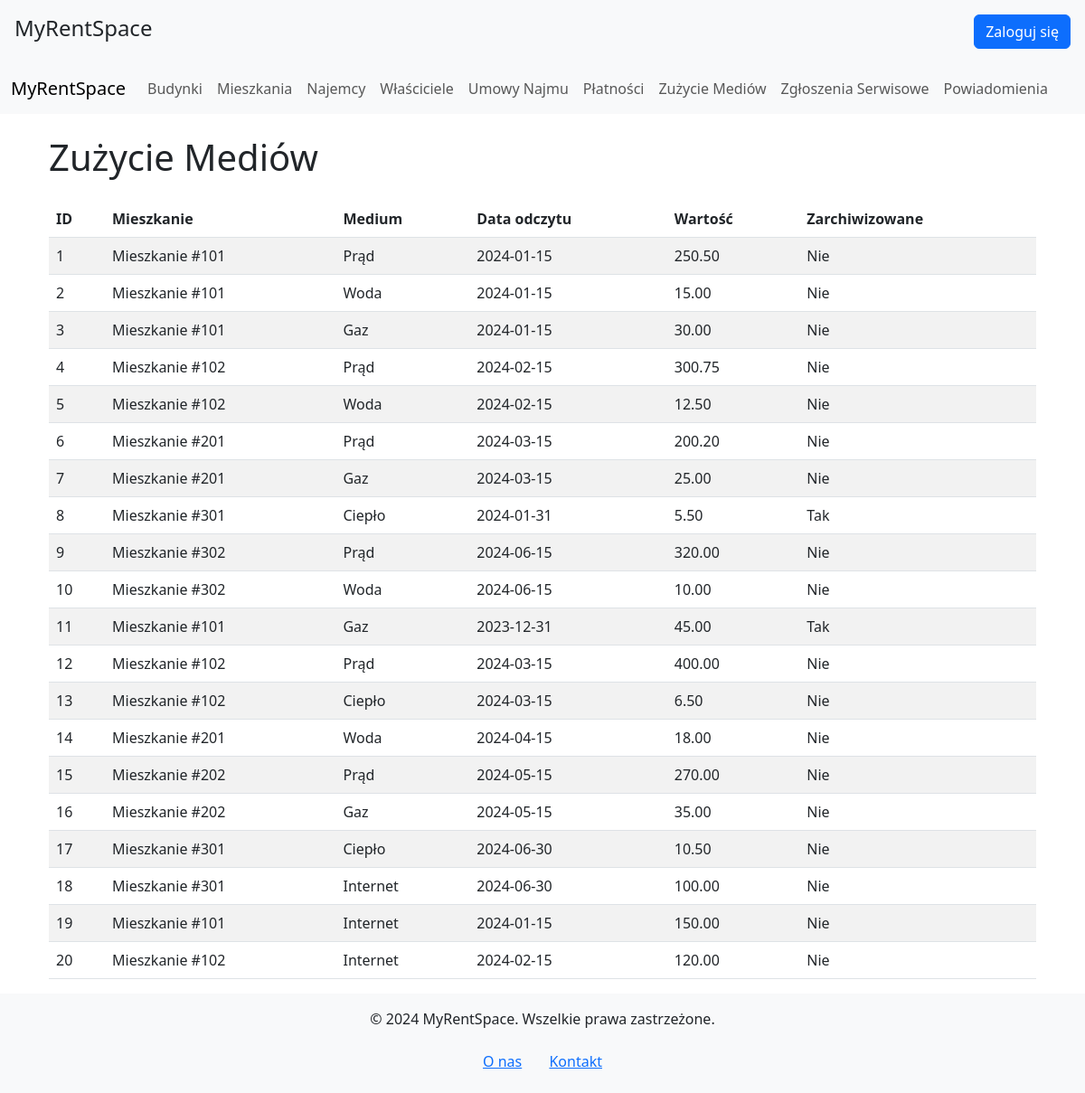
The page /index.php?view=media on the database its author committed.
### tables this page shows
CREATE TABLE `media_usage` (
  `id` int(11) NOT NULL,
  `apartment_id` int(11) NOT NULL,
  `rental_agreement_id` int(11) NOT NULL,
  `media_type_id` int(11) NOT NULL,
  `reading_date` date NOT NULL,
  `value` decimal(10,2) NOT NULL,
  `archived` tinyint(1) NOT NULL DEFAULT 0
);

CREATE TABLE `apartments` (
  `id` int(11) NOT NULL,
  `building_id` int(11) NOT NULL,
  `apartment_number` varchar(50) NOT NULL,
  `floor_number` int(11) NOT NULL,
  `size_sqm` decimal(10,2) NOT NULL,
  `status` enum('available','rented','maintenance') NOT NULL
);

CREATE TABLE `media_types` (
  `id` int(11) NOT NULL,
  `name` varchar(100) NOT NULL,
  `unit` varchar(50) NOT NULL
);

### views/media.php (the view)
<?php
include 'config/db.php';
$query = "
    SELECT mu.id, mu.reading_date, mu.value, mu.archived, a.apartment_number, mt.name AS media_name
    FROM media_usage mu
    JOIN apartments a ON mu.apartment_id = a.id
    JOIN media_types mt ON mu.media_type_id = mt.id
";
$result = $conn->query($query);
?>
<div class="container">
    <h1 class="mb-4">Zużycie Mediów</h1>
    <table class="table table-striped">
        <thead>
        <tr>
            <th>ID</th>
            <th>Mieszkanie</th>
            <th>Medium</th>
            <th>Data odczytu</th>
            <th>Wartość</th>
            <th>Zarchiwizowane</th>
        </tr>
        </thead>
        <tbody>
        <?php
        if ($result->num_rows > 0) {
            while ($row = $result->fetch_assoc()) {
                echo "<tr>
                            <td>{$row['id']}</td>
                            <td>Mieszkanie #{$row['apartment_number']}</td>
                            <td>{$row['media_name']}</td>
                            <td>{$row['reading_date']}</td>
                            <td>{$row['value']}</td>
                            <td>" . ($row['archived'] ? 'Tak' : 'Nie') . "</td>
                          </tr>";
            }
        } else {
            echo "<tr><td colspan='6' class='text-center'>Brak danych</td></tr>";
        }
        ?>
        </tbody>
    </table>
</div>

### rows shown on the page
media_usage: id "1", apartment.apartment_number "101", media_type.name "Prąd", reading_date "2024-01-15", value "250.50", archived "Nie"
media_usage: id "2", apartment.apartment_number "101", media_type.name "Woda", reading_date "2024-01-15", value "15.00", archived "Nie"
media_usage: id "3", apartment.apartment_number "101", media_type.name "Gaz", reading_date "2024-01-15", value "30.00", archived "Nie"
media_usage: id "4", apartment.apartment_number "102", media_type.name "Prąd", reading_date "2024-02-15", value "300.75", archived "Nie"
media_usage: id "5", apartment.apartment_number "102", media_type.name "Woda", reading_date "2024-02-15", value "12.50", archived "Nie"
media_usage: id "6", apartment.apartment_number "201", media_type.name "Prąd", reading_date "2024-03-15", value "200.20", archived "Nie"
media_usage: id "7", apartment.apartment_number "201", media_type.name "Gaz", reading_date "2024-03-15", value "25.00", archived "Nie"
media_usage: id "8", apartment.apartment_number "301", media_type.name "Ciepło", reading_date "2024-01-31", value "5.50", archived "Tak"
media_usage: id "9", apartment.apartment_number "302", media_type.name "Prąd", reading_date "2024-06-15", value "320.00", archived "Nie"
media_usage: id "10", apartment.apartment_number "302", media_type.name "Woda", reading_date "2024-06-15", value "10.00", archived "Nie"
media_usage: id "11", apartment.apartment_number "101", media_type.name "Gaz", reading_date "2023-12-31", value "45.00", archived "Tak"
media_usage: id "12", apartment.apartment_number "102", media_type.name "Prąd", reading_date "2024-03-15", value "400.00", archived "Nie"
media_usage: id "13", apartment.apartment_number "102", media_type.name "Ciepło", reading_date "2024-03-15", value "6.50", archived "Nie"
media_usage: id "14", apartment.apartment_number "201", media_type.name "Woda", reading_date "2024-04-15", value "18.00", archived "Nie"
media_usage: id "15", apartment.apartment_number "202", media_type.name "Prąd", reading_date "2024-05-15", value "270.00", archived "Nie"
media_usage: id "16", apartment.apartment_number "202", media_type.name "Gaz", reading_date "2024-05-15", value "35.00", archived "Nie"
media_usage: id "17", apartment.apartment_number "301", media_type.name "Ciepło", reading_date "2024-06-30", value "10.50", archived "Nie"
media_usage: id "18", apartment.apartment_number "301", media_type.name "Internet", reading_date "2024-06-30", value "100.00", archived "Nie"
media_usage: id "19", apartment.apartment_number "101", media_type.name "Internet", reading_date "2024-01-15", value "150.00", archived "Nie"
media_usage: id "20", apartment.apartment_number "102", media_type.name "Internet", reading_date "2024-02-15", value "120.00", archived "Nie"
